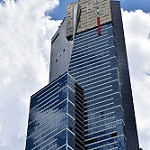
#> input picture Week3/asset/buildings/20057.jpg, 150 x 150 px, found by its file name; its folder holds only this picture in this run
$ jupyter execute --allow-errors Lab3_Photo-Mosaic-KNN-Clustering.ipynb
#> lines starting #> are read from the running program, lines starting #| are printed output that depends on the picture
# **Lab3 : Photo Mosaic using KNN Clustering**

[cell 1]
import cv2
import numpy as np
import pandas as pd
import matplotlib.pyplot as plt
import glob

from sklearn.cluster import KMeans

from scipy import spatial

from tqdm import tqdm
import cv2
import os
import random

## Feature Preparation for tile images

Locate the directory containing your tile images dataset. Ensure that the images in this directory have a wide range of colors to create a visually appealing mosaic. List all the image filenames in the directory to `fnames`. ***Select a subset of these filenames to use as tile images, with at least 100 images in total, and assign them to `fnames_mini`.***

[cell 2]
### START CODE HERE ###

numImg = 400
path = r'C:\Users\Nickv\Documents\ImageProcessing\Week3\asset\buildings'

fnames = []

for filename in os.listdir(path):
    file_path = os.path.join(path, filename)
    fnames.append(file_path)

fnames_mini = fnames[:numImg]

### END CODE HERE ###

#> (a cell that did not finish here is left out)

### Loading and Resizing Tile Images
Define the size to which all tile images will be resized. This ensures consistency in the dimensions of the tile images.
Iterate over the list of tile image filenames. Resize the image to the predefined `tile_size`. Append the processed image to the list of `tiles`.

[cell 4]
### START CODE HERE ###

tiles = []

tile_size = (16, 16)

for fname in fnames_mini:
    image = cv2.cvtColor(cv2.resize(cv2.imread(fname), tile_size), cv2.COLOR_BGR2RGB)
    tiles.append(image)

### END CODE HERE ###

[cell 5]
assert len(tiles) == len(fnames_mini), "The number of processed images does not match the number of filenames. Ensure all images are loaded and processed correctly."

Randomly select a few tile images from your dataset and display them using Matplotlib. This will help you visually inspect the tile images to ensure they are loaded and processed correctly.
<details>

<summary>
<font size="3" color="orange">
<b>Expected output</b>
</font>
</summary>

- The output should resemble this, but not be identical

</details>

[cell 6]
### START CODE HERE ###

sample = 5
fig, axs = plt.subplots(1, sample, figsize=(15, 5))

#> (the rest of this cell did not finish here and is left out)

Calculate the average color for each tile image and add the resulting mean color to the `colors` list.

[cell 7]
### START CODE HERE ###
colors = []

for image in tiles:
    avg_color = np.mean(image, axis=(0, 1))
    colors.append(avg_color)
#> this loop made 1 pass
#> avg_color on pass 1: [133.5, 142.3, 158.3]
#> after the loop, colors = [[133.5, 142.3, 158.3]]

colors = np.array(colors)

### END CODE HERE ###

Create a visual representation of the mean colors calculated for each tile image.
<details>

<summary>
<font size="3" color="orange">
<b>Expected output</b>
</font>
</summary>

- The output should resemble this, but not be identical
- Example output where `numImg = 10`

- Example output where `numImg = 500`

</details>

[cell 8]
### START CODE HERE ###

num_colors = 10
fig, axs = plt.subplots(1, num_colors, figsize=(20, 5), gridspec_kw={'wspace': 0, 'hspace': 0})

for i, color in enumerate(colors[:num_colors]):
    color_norm = color / 255
    axs[i].imshow([[color_norm]])
    axs[i].axis('off')
#> this loop made 1 pass
#> (color, color_norm) on pass 1: ([133.5, 142.3, 158.3], [0.524, 0.558, 0.621])

num_colors = 400
fig, axs = plt.subplots(1, num_colors, figsize=(40, 20), gridspec_kw={'wspace': 0, 'hspace': 0})

for i, color in enumerate(colors[:num_colors]):
    color_norm = color / 255
    axs[i].imshow([[color_norm]])
    axs[i].axis('off')

plt.show()
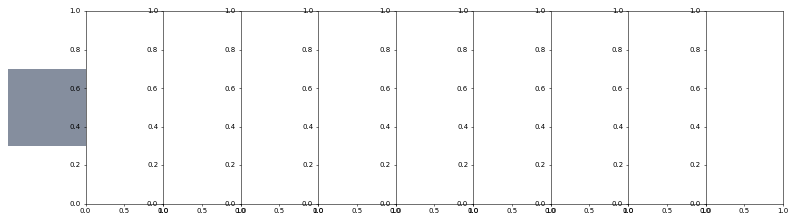
#> figure drawn by matplotlib, 1 panel
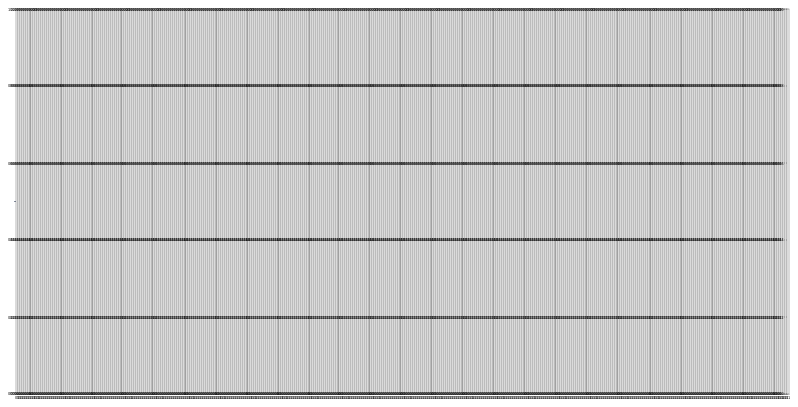
#> figure drawn by matplotlib, 1 panel

### END CODE HERE ###

## Preparation for main image

Load the main image.
<details>

<summary>
<font size="3" color="orange">
<b>Expected output</b>
</font>
</summary>

- The output should resemble this, but not be identical

</details>

[cell 9]
### START CODE HERE ###
og_img = cv2.cvtColor(cv2.imread(r'C:\Users\Nickv\Documents\ImageProcessing\Week3\asset\main\Turtle.jpg'), cv2.COLOR_BGR2RGB)
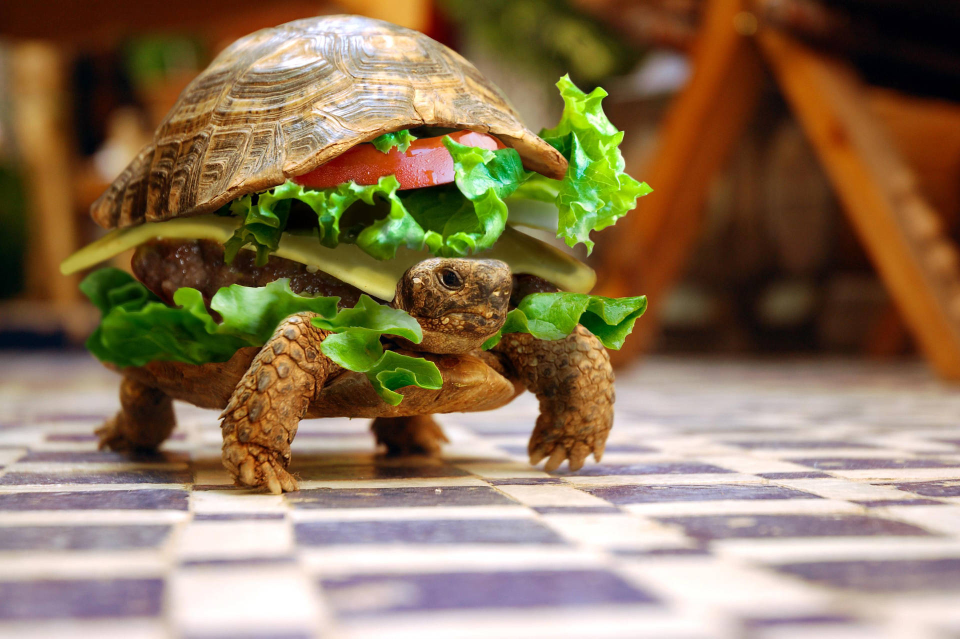
#> input picture Week3/asset/main/Turtle.jpg, 1920 x 1277 px, found by its file name (shown at 1/2 size)

main_img = og_img.copy()
plt.imshow(og_img)
plt.show()
### END CODE HERE ###

Compute the number of tiles required in the height and width dimensions of the image. This is based on the size of each tile and the dimensions of the original image. Define the dimensions for the resized image grid.

[cell 10]
### START CODE HERE ###

height = 80
width = 120
dim = (height, width)

### END CODE HERE ###

Visualize the resized image to ensure proper alignment with the tile grid.
<details>

<summary>
<font size="3" color="orange">
<b>Expected output</b>
</font>
</summary>

- The output should resemble this, but not be identical

</details>

[cell 11]
### START CODE HERE ###
resize_img = cv2.resize(main_img, (width, height))
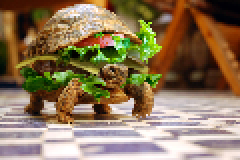
#> resize_img: shape (80, 120, 3) (shown 2 times larger); mean R, G, B 140.9, 118.7, 89.8
plt.imshow(resize_img)
plt.show()
### END CODE HERE ###

Create a KDTree from the list of mean colors of the tile images using [`spatial.KDTree()`](https://docs.scipy.org/doc/scipy/reference/generated/scipy.spatial.KDTree.html). Use `closest_tiles` to store the index of the closest tile image for each pixel in the resized main image.
***Try with difference value of k in `tree.query()`***

[cell 12]
### START CODE HERE ###

closest_tiles = np.zeros(dim, dtype=np.uint32)

tree = spatial.KDTree(colors)

for i in range(dim[0]):
    for j in range(dim[1]):
        template = resize_img[i, j]
        match = tree.query(template, k=5)
        pick = random.randint(0, 4)
        closest_tiles[i, j] = match[1][pick]
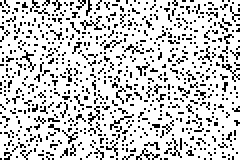
#> closest_tiles: shape (80, 120) uint32 (shown 2 times larger); values 0 (black) and 1 (white), 80% white; black in thin lines or dots

### END CODE HERE ###

[cell 13]
assert closest_tiles.shape == (height, width), "The shape of the closest_tiles array does not match the expected dimensions."

Visualizing `closest_tiles` Indices
<details>

<summary>
<font size="3" color="orange">
<b>Expected output</b>
</font>
</summary>

- The output should resemble this, but not be identical

</details>

[cell 14]
### START CODE HERE ###

plt.imshow(closest_tiles)
plt.axis('off')
plt.show()

### END CODE HERE ###

Create a copy of the resized main image and replace each pixel region with the corresponding tile image based on the closest tile indices to assemble the final photo mosaic.

[cell 15]
### START CODE HERE ###

tile_height, tile_width = tile_size[0], tile_size[1]
dim = (80, 120)
mosaic_height = dim[0] * tile_height
mosaic_width = dim[1] * tile_width

output = np.zeros((mosaic_height, mosaic_width, 3), dtype=np.uint8)

for i in range(dim[0]):
    for j in range(dim[1]):
        template = resize_img[i, j]
        match = tree.query(template, k=1)
        closest_tiles[i, j] = match[1]
        tile_index = closest_tiles[i, j]
        tile = tiles[tile_index]
        output[i * tile_height:(i + 1) * tile_height, j * tile_width:(j + 1) * tile_width] = tile
#> closest_tiles: shape (80, 120) uint32; every value is 0
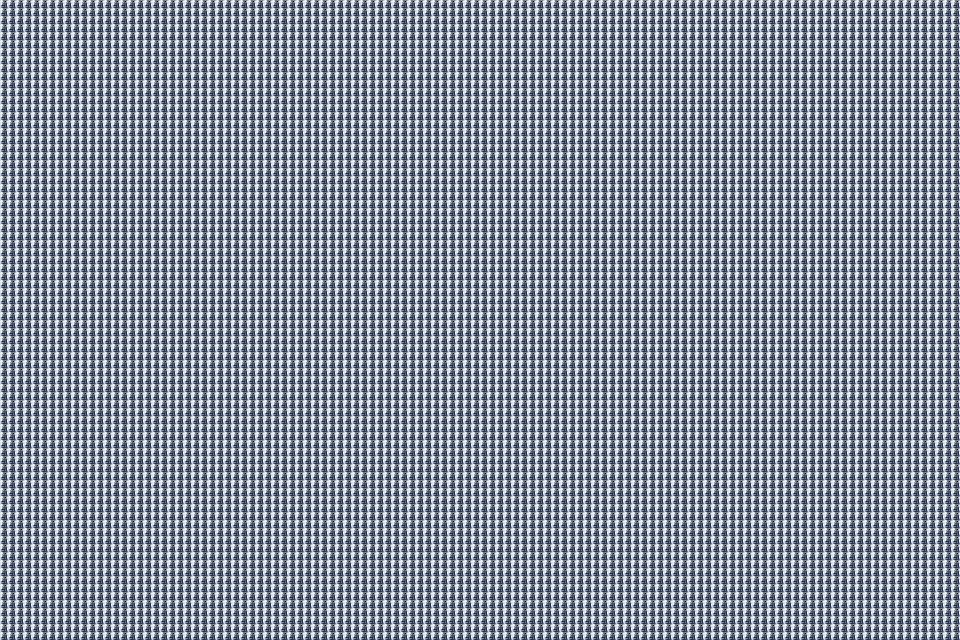
#> output: shape (1280, 1920, 3) (shown at 1/2 size); mean R, G, B 133.5, 142.3, 158.3

plt.imshow(output)
plt.axis('off')
plt.show()

### END CODE HERE ###

Create a side-by-side comparison of four images: the original image, the resized main image, the final mosaic, and the KDTree tile index grid. This helps visualize the mosaic creation process.
<details>

<summary>
<font size="3" color="orange">
<b>Expected output</b>
</font>
</summary>

- The output should resemble this, but not be identical

</details>

[cell 16]
### START CODE HERE ###

fig, axs = plt.subplots(1, 4, figsize=(20, 15))

axs[0].imshow(og_img)
axs[0].set_title('Original')

axs[1].imshow(resize_img)
axs[1].set_title('Main Image Feature')

axs[2].imshow(output)
axs[2].set_title('Mosaic')

axs[3].imshow(closest_tiles)
axs[3].set_title('KDTree Return Tile index')

plt.show()

### END CODE HERE ###

## Save the final photo mosaic
Experiment with at least 3 different values of k and save the final photo.
<details>

<summary>
<font size="3" color="orange">
<b>Expected output</b>
</font>
</summary>

- Saved output should resemble this, but not be identical

- k = 1

- k = 10

- k = 50

</details>

[cell 17]
### START CODE HERE ###

output_k1 = np.zeros((mosaic_height, mosaic_width, 3), dtype=np.uint8)
output_k10 = np.zeros((mosaic_height, mosaic_width, 3), dtype=np.uint8)
output_k50 = np.zeros((mosaic_height, mosaic_width, 3), dtype=np.uint8)

def fill_output(k, output):
#> called with k = 1
    for i in range(dim[0]):
        for j in range(dim[1]):
            template = resize_img[i, j]
            match = tree.query(template, k=k)
            if k == 1:
                tile_index = match[1]
            else:
                pick = random.randint(0, k - 1)
                tile_index = match[1][pick]
            tile = tiles[tile_index]
            output[i * tile_height:(i + 1) * tile_height, j * tile_width:(j + 1) * tile_width] = tile
#> output: shape (1280, 1920, 3); every value is 0

fill_output(1, output_k1)
#> (the rest of this cell did not finish here and is left out)
